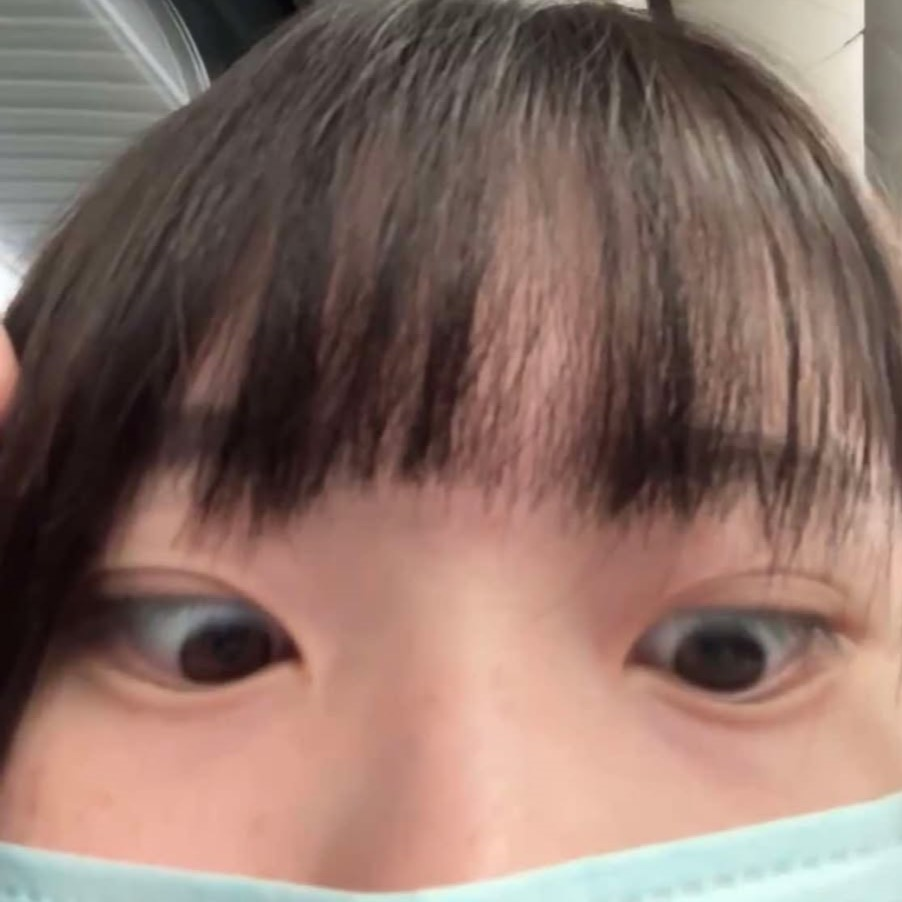
#> input picture week05/img.jpg, 902 x 902 px
$ python 0318_3.py
#> lines starting #> are read from the running program, lines starting #| are printed output that depends on the picture
import cv2
import numpy as np
# RGB 轉 HSV : cv2.COLOR_BGR2HSV
# RGB 轉 YCrCb : cv2.COLOR_BGR2YCR_CB

img=cv2.imread('img.jpg')
#> img is the input picture: shape (902, 902, 3); mean B, G, R 102.6, 111.7, 137.8
img = cv2.resize(img,(300,300))
#> img: shape (300, 300, 3)

img1=cv2.cvtColor(img,cv2.COLOR_BGR2HSV) # hsv
#> img1: shape (300, 300, 3); mean H, S, V 19.8, 71.3, 139.2

img2=cv2.cvtColor(img,cv2.COLOR_BGR2YCR_CB) # ycbcr
#> img2: shape (300, 300, 3); mean of channels 0, 1, 2 118.4, 141.8, 119.1

h,s,v=cv2.split(img1)
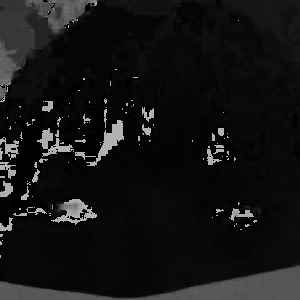
#> h: shape (300, 300); min 0, max 179, mean 19.8
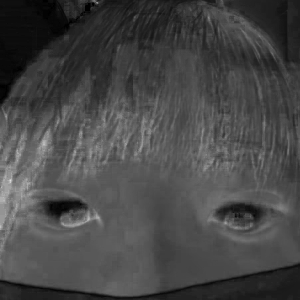
#> s: shape (300, 300); min 0, max 221, mean 71.3
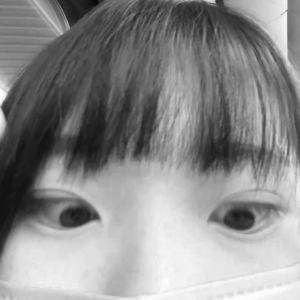
#> v: shape (300, 300); min 8, max 255, mean 139.2

cv2.imshow('h',h)
cv2.imshow('s',s)
cv2.imshow('v',v)
cv2.imshow('image',img1)


if cv2.waitKey(0)==ord('q'):
#> (key q is pressed here)
    cv2.destroyAllWindows()

# 加入滑桿
def nothing(x):
    pass

# 讀取圖片
img1 = cv2.imread('img.jpg')
if img1 is None:
    print("無法讀取圖片，請檢查檔案路徑")
    exit()

# 調整圖片大小（可選）
img1 = cv2.resize(img1, (300, 300))

# 建立名為 "image" 的視窗
cv2.namedWindow('image')

# 建立三個 HSV 軌跡條
cv2.createTrackbar('H', 'image', 0, 179, nothing)
#> slider 'H' is set to 59
cv2.createTrackbar('S', 'image', 0, 255, nothing)
#> slider 'S' is set to 85
cv2.createTrackbar('V', 'image', 0, 255, nothing)
#> slider 'V' is set to 85

while True:
    # 取得各軌跡條的數值
    h = cv2.getTrackbarPos('H', 'image')
    s = cv2.getTrackbarPos('S', 'image')
    v = cv2.getTrackbarPos('V', 'image')

    img1[:] = [h, s, v]
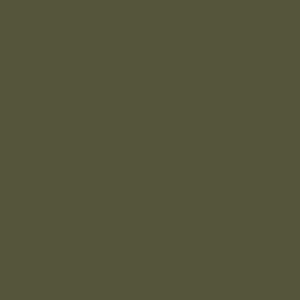
#> img1: shape (300, 300, 3); mean B, G, R 59, 85, 85

    cv2.imshow('image', img1)

    # 按下 'k' 鍵離開
    if cv2.waitKey(1) & 0xFF == ord("k"):
#> (key q is pressed here)
        break

cv2.destroyAllWindows()
